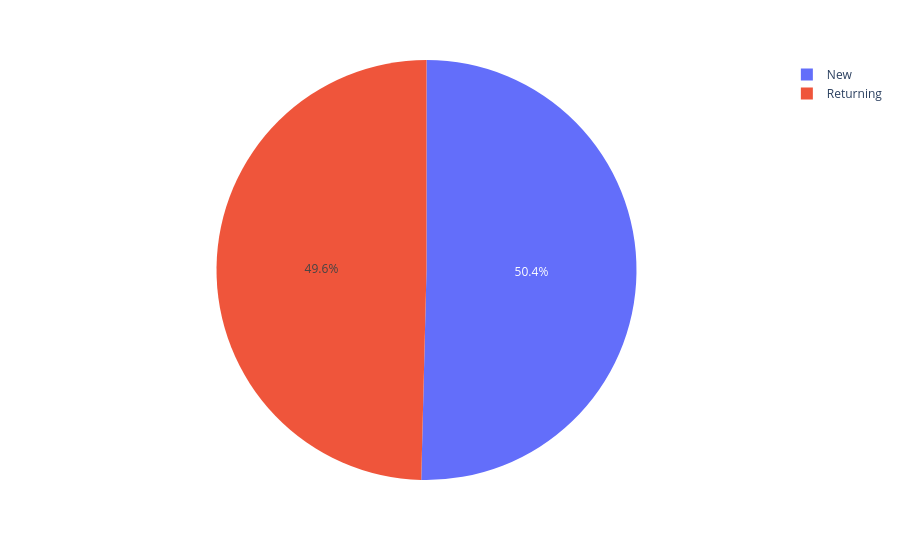

Notebook cell for this chart:
### Code cell
fig=px.pie(df,
           names="Customer_Type")

fig.show()

### Figure 1 — Plotly figure (JSON) as saved in the notebook; plotly's stock layout.template omitted (floating-point values rounded to 4 significant figures; data arrays with more than 128 entries replaced by an {"elided": "..."} marker saying what was removed)
{"data": [{"domain": {"x": [0, 1], "y": [0, 1]}, "hovertemplate": "Customer_Type=%{label}<extra></extra>", "labels": {"elided": "1000 str values"}, "legendgroup": "", "name": "", "showlegend": true, "type": "pie"}], "layout": {"legend": {"tracegroupgap": 0}, "margin": {"t": 60}}}
